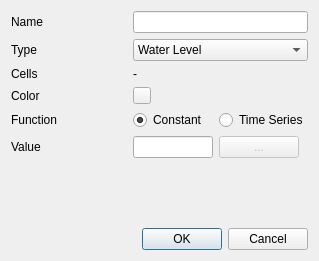
<?xml version="1.0" encoding="UTF-8"?>
<ui version="4.0">
 <class>VerticallyIntegratedBoundaryConditionDialog</class>
 <widget class="QDialog" name="VerticallyIntegratedBoundaryConditionDialog">
  <property name="geometry">
   <rect>
    <x>0</x>
    <y>0</y>
    <width>319</width>
    <height>261</height>
   </rect>
  </property>
  <property name="minimumSize">
   <size>
    <width>319</width>
    <height>261</height>
   </size>
  </property>
  <property name="maximumSize">
   <size>
    <width>319</width>
    <height>261</height>
   </size>
  </property>
  <property name="windowTitle">
   <string>Vertically Integrated Hydrodynamic Boundary Condition</string>
  </property>
  <layout class="QGridLayout" name="gridLayout">
   <item row="2" column="4" colspan="2">
    <widget class="QLabel" name="lblElementIds">
     <property name="sizePolicy">
      <sizepolicy hsizetype="Fixed" vsizetype="Preferred">
       <horstretch>0</horstretch>
       <verstretch>0</verstretch>
      </sizepolicy>
     </property>
     <property name="text">
      <string>-</string>
     </property>
    </widget>
   </item>
   <item row="4" column="0">
    <widget class="QLabel" name="label_6">
     <property name="text">
      <string>Function</string>
     </property>
    </widget>
   </item>
   <item row="5" column="0">
    <widget class="QLabel" name="lblConstant">
     <property name="text">
      <string>Value</string>
     </property>
    </widget>
   </item>
   <item row="5" column="5">
    <widget class="QPushButton" name="btnTimeSeries">
     <property name="enabled">
      <bool>false</bool>
     </property>
     <property name="sizePolicy">
      <sizepolicy hsizetype="Fixed" vsizetype="Fixed">
       <horstretch>0</horstretch>
       <verstretch>0</verstretch>
      </sizepolicy>
     </property>
     <property name="text">
      <string>...</string>
     </property>
    </widget>
   </item>
   <item row="2" column="0">
    <widget class="QLabel" name="lblElementLabel">
     <property name="text">
      <string>Cells</string>
     </property>
    </widget>
   </item>
   <item row="9" column="0" colspan="6">
    <widget class="QDialogButtonBox" name="buttonBox">
     <property name="orientation">
      <enum>Qt::Horizontal</enum>
     </property>
     <property name="standardButtons">
      <set>QDialogButtonBox::Cancel|QDialogButtonBox::Ok</set>
     </property>
    </widget>
   </item>
   <item row="1" column="4" colspan="2">
    <widget class="QComboBox" name="cbxType">
     <property name="currentIndex">
      <number>0</number>
     </property>
     <item>
      <property name="text">
       <string>Water Level</string>
      </property>
     </item>
     <item>
      <property name="text">
       <string>Water Flow</string>
      </property>
     </item>
     <item>
      <property name="text">
       <string>Normal Depth</string>
      </property>
     </item>
    </widget>
   </item>
   <item row="0" column="0">
    <widget class="QLabel" name="label_5">
     <property name="text">
      <string>Name</string>
     </property>
    </widget>
   </item>
   <item row="4" column="5">
    <widget class="QRadioButton" name="rdoTimeSeries">
     <property name="text">
      <string>Time Series</string>
     </property>
     <attribute name="buttonGroup">
      <string notr="true">buttonGroup_2</string>
     </attribute>
    </widget>
   </item>
   <item row="3" column="4">
    <widget class="QToolButton" name="btnCellColor">
     <property name="text">
      <string/>
     </property>
     <property name="iconSize">
      <size>
       <width>10</width>
       <height>10</height>
      </size>
     </property>
    </widget>
   </item>
   <item row="1" column="0">
    <widget class="QLabel" name="label_3">
     <property name="text">
      <string>Type</string>
     </property>
    </widget>
   </item>
   <item row="5" column="4">
    <widget class="QLineEdit" name="edtConstant">
     <property name="sizePolicy">
      <sizepolicy hsizetype="Fixed" vsizetype="Fixed">
       <horstretch>0</horstretch>
       <verstretch>0</verstretch>
      </sizepolicy>
     </property>
     <property name="maximumSize">
      <size>
       <width>80</width>
       <height>16777215</height>
      </size>
     </property>
    </widget>
   </item>
   <item row="4" column="4">
    <widget class="QRadioButton" name="rdoConstant">
     <property name="text">
      <string>Constant</string>
     </property>
     <property name="checked">
      <bool>true</bool>
     </property>
     <attribute name="buttonGroup">
      <string notr="true">buttonGroup_2</string>
     </attribute>
    </widget>
   </item>
   <item row="7" column="0">
    <spacer name="verticalSpacer">
     <property name="orientation">
      <enum>Qt::Vertical</enum>
     </property>
     <property name="sizeHint" stdset="0">
      <size>
       <width>20</width>
       <height>40</height>
      </size>
     </property>
    </spacer>
   </item>
   <item row="0" column="4" colspan="2">
    <widget class="QLineEdit" name="edtName"/>
   </item>
   <item row="3" column="0">
    <widget class="QLabel" name="label">
     <property name="text">
      <string>Color</string>
     </property>
    </widget>
   </item>
  </layout>
 </widget>
 <tabstops>
  <tabstop>edtName</tabstop>
  <tabstop>cbxType</tabstop>
  <tabstop>btnCellColor</tabstop>
  <tabstop>rdoConstant</tabstop>
  <tabstop>rdoTimeSeries</tabstop>
  <tabstop>edtConstant</tabstop>
  <tabstop>btnTimeSeries</tabstop>
 </tabstops>
 <resources>
  <include location="../../resources/resources.qrc"/>
 </resources>
 <connections>
  <connection>
   <sender>buttonBox</sender>
   <signal>accepted()</signal>
   <receiver>VerticallyIntegratedBoundaryConditionDialog</receiver>
   <slot>accept()</slot>
   <hints>
    <hint type="sourcelabel">
     <x>248</x>
     <y>254</y>
    </hint>
    <hint type="destinationlabel">
     <x>157</x>
     <y>274</y>
    </hint>
   </hints>
  </connection>
  <connection>
   <sender>buttonBox</sender>
   <signal>rejected()</signal>
   <receiver>VerticallyIntegratedBoundaryConditionDialog</receiver>
   <slot>reject()</slot>
   <hints>
    <hint type="sourcelabel">
     <x>316</x>
     <y>260</y>
    </hint>
    <hint type="destinationlabel">
     <x>286</x>
     <y>274</y>
    </hint>
   </hints>
  </connection>
  <connection>
   <sender>rdoConstant</sender>
   <signal>clicked(bool)</signal>
   <receiver>edtConstant</receiver>
   <slot>setEnabled(bool)</slot>
   <hints>
    <hint type="sourcelabel">
     <x>162</x>
     <y>72</y>
    </hint>
    <hint type="destinationlabel">
     <x>155</x>
     <y>100</y>
    </hint>
   </hints>
  </connection>
  <connection>
   <sender>rdoConstant</sender>
   <signal>clicked(bool)</signal>
   <receiver>btnTimeSeries</receiver>
   <slot>setDisabled(bool)</slot>
   <hints>
    <hint type="sourcelabel">
     <x>162</x>
     <y>72</y>
    </hint>
    <hint type="destinationlabel">
     <x>244</x>
     <y>101</y>
    </hint>
   </hints>
  </connection>
  <connection>
   <sender>rdoTimeSeries</sender>
   <signal>clicked(bool)</signal>
   <receiver>btnTimeSeries</receiver>
   <slot>setEnabled(bool)</slot>
   <hints>
    <hint type="sourcelabel">
     <x>270</x>
     <y>72</y>
    </hint>
    <hint type="destinationlabel">
     <x>244</x>
     <y>101</y>
    </hint>
   </hints>
  </connection>
  <connection>
   <sender>rdoTimeSeries</sender>
   <signal>clicked(bool)</signal>
   <receiver>edtConstant</receiver>
   <slot>setDisabled(bool)</slot>
   <hints>
    <hint type="sourcelabel">
     <x>270</x>
     <y>72</y>
    </hint>
    <hint type="destinationlabel">
     <x>155</x>
     <y>100</y>
    </hint>
   </hints>
  </connection>
 </connections>
 <buttongroups>
  <buttongroup name="buttonGroup_2"/>
 </buttongroups>
</ui>
